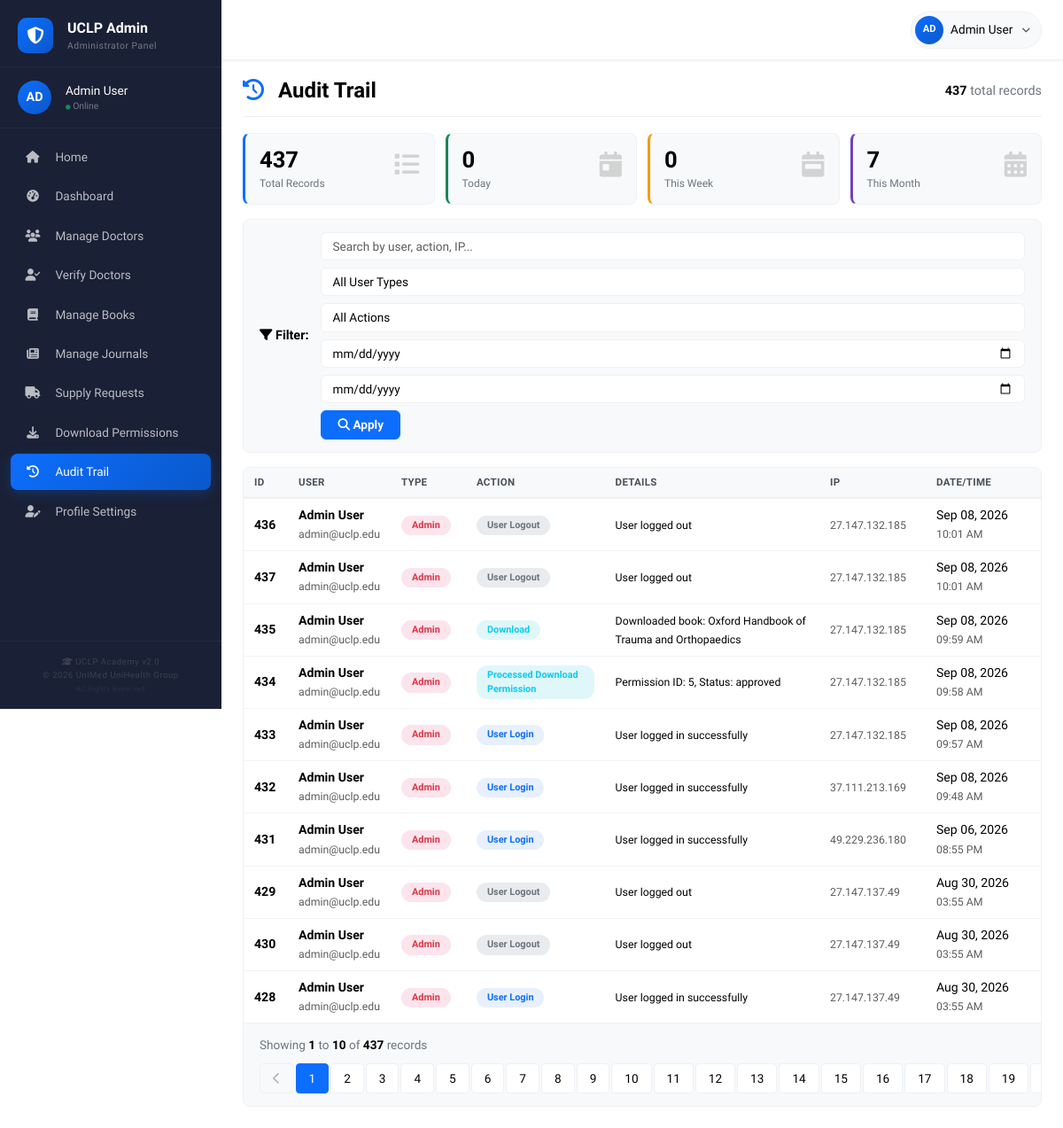
The app's page /admin/audit_trail.php (signed in) with its own data.
### tables this page shows
CREATE TABLE `audit_trail` (
  `id` int(11) NOT NULL,
  `user_id` int(11) DEFAULT NULL,
  `user_type` enum('admin','editor','doctor') DEFAULT NULL,
  `action` varchar(100) NOT NULL,
  `details` text DEFAULT NULL,
  `ip_address` varchar(45) DEFAULT NULL,
  `user_agent` text DEFAULT NULL,
  `created_at` timestamp NOT NULL DEFAULT current_timestamp()
);

CREATE TABLE `users` (
  `id` int(11) NOT NULL,
  `user_type` enum('doctor','admin','editor') NOT NULL DEFAULT 'doctor',
  `name` varchar(100) NOT NULL,
  `bmdc_reg_no` varchar(50) DEFAULT NULL,
  `specialty` varchar(100) DEFAULT NULL,
  `hospital_institute` varchar(200) DEFAULT NULL,
  `mobile` varchar(20) DEFAULT NULL,
  `email` varchar(100) NOT NULL,
  `password` varchar(255) NOT NULL,
  `profile_image` varchar(255) DEFAULT 'default.jpg',
  `is_verified` tinyint(1) DEFAULT 0,
  `is_active` tinyint(1) DEFAULT 1,
  `download_limit` int(11) DEFAULT 2,
  `created_at` timestamp NOT NULL DEFAULT current_timestamp(),
  `updated_at` timestamp NULL DEFAULT NULL ON UPDATE current_timestamp()
);

### admin/audit_trail.php (the view, shortened to what this page needs)
<?php
$db = Database::getInstance()->getConnection();
$userType = isset($_GET['user_type']) ? sanitize($_GET['user_type']) : '';
$actionFilter = isset($_GET['action']) ? sanitize($_GET['action']) : '';
$dateFrom = isset($_GET['date_from']) ? sanitize($_GET['date_from']) : '';
$dateTo = isset($_GET['date_to']) ? sanitize($_GET['date_to']) : '';
$searchQuery = isset($_GET['search']) ? sanitize($_GET['search']) : '';
$page = isset($_GET['page']) ? intval($_GET['page']) : 1;
$perPage = 10;
$offset = ($page - 1) * $perPage;
$whereConditions = [];
$params = [];
$types = "";
$whereClause = !empty($whereConditions) ? "WHERE " . implode(" AND ", $whereConditions) : "";
$countSql = "SELECT COUNT(*) as total FROM audit_trail at
             LEFT JOIN users u ON at.user_id = u.id
             $whereClause";
$countStmt = $db->prepare($countSql);
$countStmt->execute();
$totalResult = $countStmt->get_result();
$totalLogs = $totalResult->fetch_assoc()['total'];
$totalPages = ceil($totalLogs / $perPage);
$query = "SELECT at.*, u.name as user_name, u.email as user_email
          FROM audit_trail at
          LEFT JOIN users u ON at.user_id = u.id
          $whereClause
          ORDER BY at.created_at DESC
          LIMIT ? OFFSET ?";
$params[] = $perPage;
$params[] = $offset;
$types .= "ii";
$stmt = $db->prepare($query);
$stmt->bind_param($types, ...$params);
$stmt->execute();
$logs = $stmt->get_result()->fetch_all(MYSQLI_ASSOC);
$stats = [
    'total' => $db->query("SELECT COUNT(*) as count FROM audit_trail")->fetch_assoc()['count'],
    'today' => $db->query("SELECT COUNT(*) as count FROM audit_trail WHERE DATE(created_at) = CURDATE()")->fetch_assoc()['count'],
    'this_week' => $db->query("SELECT COUNT(*) as count FROM audit_trail WHERE WEEK(created_at) = WEEK(CURDATE())")->fetch_assoc()['count'],
    'this_month' => $db->query("SELECT COUNT(*) as count FROM audit_trail WHERE MONTH(created_at) = MONTH(CURDATE())")->fetch_assoc()['count'],
];
?>
<!DOCTYPE html>
<html lang="en">
<head>
    <link href="https://cdn.jsdelivr.net/npm/bootstrap@5.3.0/dist/css/bootstrap.min.css" rel="stylesheet">
    <link rel="stylesheet" href="https://cdnjs.cloudflare.com/ajax/libs/font-awesome/6.4.0/css/all.min.css">
</head>
<body>
    <?php include __DIR__ . '/../includes/admin_nav.php'; ?>
    <div class="container-fluid">
        <div class="row">
            <?php include __DIR__ . '/../includes/admin_sidebar.php'; ?>
            <main class="main-content">
                <div class="page-header">
                    <h1>
                        <i class="fas fa-history"></i> Audit Trail
                    </h1>
                    <span class="total-count">
                        <strong><?php echo $stats['total']; ?></strong> total records
                    </span>
                </div>
                <div class="stats-grid">
                    <div class="stat-card border-total">
                        <div class="stat-icon"><i class="fas fa-list"></i></div>
                        <div class="stat-number"><?php echo $stats['total']; ?></div>
                        <div class="stat-label">Total Records</div>
                    </div>
                    <div class="stat-card border-today">
                        <div class="stat-icon"><i class="fas fa-calendar-day"></i></div>
                        <div class="stat-number"><?php echo $stats['today']; ?></div>
                        <div class="stat-label">Today</div>
                    </div>
                    <div class="stat-card border-week">
                        <div class="stat-icon"><i class="fas fa-calendar-week"></i></div>
                        <div class="stat-number"><?php echo $stats['this_week']; ?></div>
                        <div class="stat-label">This Week</div>
                    </div>
                    <div class="stat-card border-month">
                        <div class="stat-icon"><i class="fas fa-calendar-alt"></i></div>
                        <div class="stat-number"><?php echo $stats['this_month']; ?></div>
                        <div class="stat-label">This Month</div>
                    </div>
                </div>
                <div class="filter-section">
                    <span class="filter-label"><i class="fas fa-filter"></i> Filter:</span>
                    <form method="GET" action="" class="d-flex flex-wrap gap-2 align-items-center" style="flex: 1;">
                        <input type="text" name="search" class="form-control" placeholder="Search by user, action, IP..." value="<?php echo htmlspecialchars($searchQuery); ?>" style="flex: 2; min-width: 150px;">
                        <select name="user_type" class="form-select">
                            <option value="">All User Types</option>
                        </select>
                        <select name="action" class="form-select">
                            <option value="">All Actions</option>
                        </select>
                        <input type="date" name="date_from" class="form-control" value="<?php echo $dateFrom; ?>" placeholder="Date From" style="min-width: 120px;">
                        <input type="date" name="date_to" class="form-control" value="<?php echo $dateTo; ?>" placeholder="Date To" style="min-width: 120px;">
                        <button type="submit" class="btn btn-primary">
                            <i class="fas fa-search"></i> Apply
                        </button>
                    </form>
                </div>
                <div class="table-card">
                    <div class="table-body">
                        <table>
                            <thead>
                                <tr>
                                    <th style="width: 50px;">ID</th>
                                    <th>User</th>
                                    <th style="width: 85px;">Type</th>
                                    <th>Action</th>
                                    <th>Details</th>
                                    <th style="width: 120px;">IP</th>
                                    <th style="width: 130px;">Date/Time</th>
                                </tr>
                            </thead>
                            <tbody>
                                <?php if (empty($logs)): ?>
                                <tr>
                                    <td colspan="7" class="text-center py-4" style="color: #6c757d; font-family: 'Cambria', Georgia, serif; font-size: 0.95rem;">
                                        <i class="fas fa-inbox fa-3x d-block mb-3" style="color: #dee2e6;"></i>
                                        <?php if (!empty($searchQuery) || !empty($userType) || !empty($actionFilter) || !empty($dateFrom) || !empty($dateTo)): ?>
                                            No audit records match your filter criteria.
                                        <?php else: ?>
                                            No audit records found.
                                        <?php endif; ?>
                                    </td>
                                </tr>
                                <?php else: ?>
                                <?php foreach ($logs as $log): ?>
                                <tr>
                                    <td><strong><?php echo $log['id']; ?></strong></td>
                                    <td>
                                        <?php if ($log['user_id']): ?>
                                        <strong><?php echo htmlspecialchars($log['user_name']); ?></strong>
                                        <br><small class="text-muted"><?php echo htmlspecialchars($log['user_email']); ?></small>
                                        <?php else: ?>
                                        <span class="text-muted">System</span>
                                        <?php endif; ?>
                                    </td>
                                    <td>
                                        <span class="user-type-badge <?php echo $log['user_type'] ?? 'system'; ?>">
                                            <?php echo ucfirst($log['user_type'] ?? 'System'); ?>
                                        </span>
                                    </td>
                                    <td>
                                        <?php
                                            $actionClass = 'default';
                                            $actionLower = strtolower($log['action']);
                                            if (strpos($actionLower, 'login') !== false) $actionClass = 'login';
                                            elseif (strpos($actionLower, 'logout') !== false) $actionClass = 'logout';
                                            elseif (strpos($actionLower, 'add') !== false || strpos($actionLower, 'added') !== false) $actionClass = 'add';
                                            elseif (strpos($actionLower, 'update') !== false || strpos($actionLower, 'updated') !== false) $actionClass = 'update';
                                            elseif (strpos($actionLower, 'delete') !== false || strpos($actionLower, 'deleted') !== false) $actionClass = 'delete';
                                            elseif (strpos($actionLower, 'verify') !== false || strpos($actionLower, 'verified') !== false) $actionClass = 'verify';
                                            elseif (strpos($actionLower, 'download') !== false) $actionClass = 'download';
                                            elseif (strpos($actionLower, 'request') !== false) $actionClass = 'request';
                                        ?>
                                        <span class="action-badge <?php echo $actionClass; ?>">
                                            <?php echo htmlspecialchars($log['action']); ?>
                                        </span>
                                    </td>
                                    <td>
                                        <small><?php echo htmlspecialchars($log['details'] ?? ''); ?></small>
                                    </td>
                                    <td>
                                        <small class="text-muted"><?php echo htmlspecialchars($log['ip_address']); ?></small>
                                    </td>
                                    <td>
                                        <?php echo date('M d, Y', strtotime($log['created_at'])); ?>
                                        <br><small class="text-muted"><?php echo date('h:i A', strtotime($log['created_at'])); ?></small>
                                    </td>
                                </tr>
                                <?php endforeach; ?>
                                <?php endif; ?>
                            </tbody>
                        </table>
                    </div>
                    <?php if ($totalPages > 1): ?>
                    <div class="pagination-wrapper">
                        <div class="info-text">
                            Showing <strong><?php echo $offset + 1; ?></strong> to
                            <strong><?php echo min($offset + $perPage, $totalLogs); ?></strong>
                            of <strong><?php echo $totalLogs; ?></strong> records
                        </div>
                        <nav>
                            <ul class="pagination">
                                <li class="page-item <?php echo $page <= 1 ? 'disabled' : ''; ?>">
                                    <a class="page-link" href="?page=<?php echo $page - 1; ?><?php echo !empty($searchQuery) ? '&search=' . urlencode($searchQuery) : ''; ?><?php echo !empty($userType) ? '&user_type=' . urlencode($userType) : ''; ?><?php echo !empty($actionFilter) ? '&action=' . urlencode($actionFilter) : ''; ?><?php echo !empty($dateFrom) ? '&date_from=' . urlencode($dateFrom) : ''; ?><?php echo !empty($dateTo) ? '&date_to=' . urlencode($dateTo) : ''; ?>" aria-label="Previous">
                                        <i class="fas fa-chevron-left"></i>
                                    </a>
                                </li>
                                <?php for ($i = 1; $i <= $totalPages; $i++): ?>
                                <li class="page-item <?php echo $i == $page ? 'active' : ''; ?>">
                                    <a class="page-link" href="?page=<?php echo $i; ?><?php echo !empty($searchQuery) ? '&search=' . urlencode($searchQuery) : ''; ?><?php echo !empty($userType) ? '&user_type=' . urlencode($userType) : ''; ?><?php echo !empty($actionFilter) ? '&action=' . urlencode($actionFilter) : ''; ?><?php echo !empty($dateFrom) ? '&date_from=' . urlencode($dateFrom) : ''; ?><?php echo !empty($dateTo) ? '&date_to=' . urlencode($dateTo) : ''; ?>">
                                        <?php echo $i; ?>
                                    </a>
                                </li>
                                <?php endfor; ?>
                            </ul>
                        </nav>
                    </div>
                    <?php endif; ?>
                </div>
            </main>
        </div>
    </div>
</body>
</html>

### records on screen
audit_trail: id "436", user.name "Admin User", user.email "admin@uclp.edu", user_type "Admin", action "User Logout", details "User logged out", ip_address "27.147.132.185", created_at "Sep 08, 2026", created_at "10:01 AM"
audit_trail: id "437", user.name "Admin User", user.email "admin@uclp.edu", user_type "Admin", action "User Logout", details "User logged out", ip_address "27.147.132.185", created_at "Sep 08, 2026", created_at "10:01 AM"
audit_trail: id "435", user.name "Admin User", user.email "admin@uclp.edu", user_type "Admin", action "Download", details "Downloaded book: Oxford Handbook of Trauma and Orthopaedics", ip_address "27.147.132.185", created_at "Sep 08, 2026", created_at "09:59 AM"
audit_trail: id "434", user.name "Admin User", user.email "admin@uclp.edu", user_type "Admin", action "Processed Download Permission", details "Permission ID: 5, Status: approved", ip_address "27.147.132.185", created_at "Sep 08, 2026", created_at "09:58 AM"
audit_trail: id "433", user.name "Admin User", user.email "admin@uclp.edu", user_type "Admin", action "User Login", details "User logged in successfully", ip_address "27.147.132.185", created_at "Sep 08, 2026", created_at "09:57 AM"
audit_trail: id "432", user.name "Admin User", user.email "admin@uclp.edu", user_type "Admin", action "User Login", details "User logged in successfully", ip_address "37.111.213.169", created_at "Sep 08, 2026", created_at "09:48 AM"
audit_trail: id "431", user.name "Admin User", user.email "admin@uclp.edu", user_type "Admin", action "User Login", details "User logged in successfully", ip_address "49.229.236.180", created_at "Sep 06, 2026", created_at "08:55 PM"
audit_trail: id "429", user.name "Admin User", user.email "admin@uclp.edu", user_type "Admin", action "User Logout", details "User logged out", ip_address "27.147.137.49", created_at "Aug 30, 2026", created_at "03:55 AM"
audit_trail: id "430", user.name "Admin User", user.email "admin@uclp.edu", user_type "Admin", action "User Logout", details "User logged out", ip_address "27.147.137.49", created_at "Aug 30, 2026", created_at "03:55 AM"
audit_trail: id "428", user.name "Admin User", user.email "admin@uclp.edu", user_type "Admin", action "User Login", details "User logged in successfully", ip_address "27.147.137.49", created_at "Aug 30, 2026", created_at "03:55 AM"

### other values on screen
substr($_SESSION['user_name'] ?? 'A', 0, 2) "AD"
$_SESSION['user_name'] "Admin User"
$stats['total'] "437"
$stats['today'] "0"
$stats['this_week'] "0"
$stats['this_month'] "7"
$offset + 1 "1"
min($offset + $perPage, $totalLogs) "10"
$totalLogs "437"
